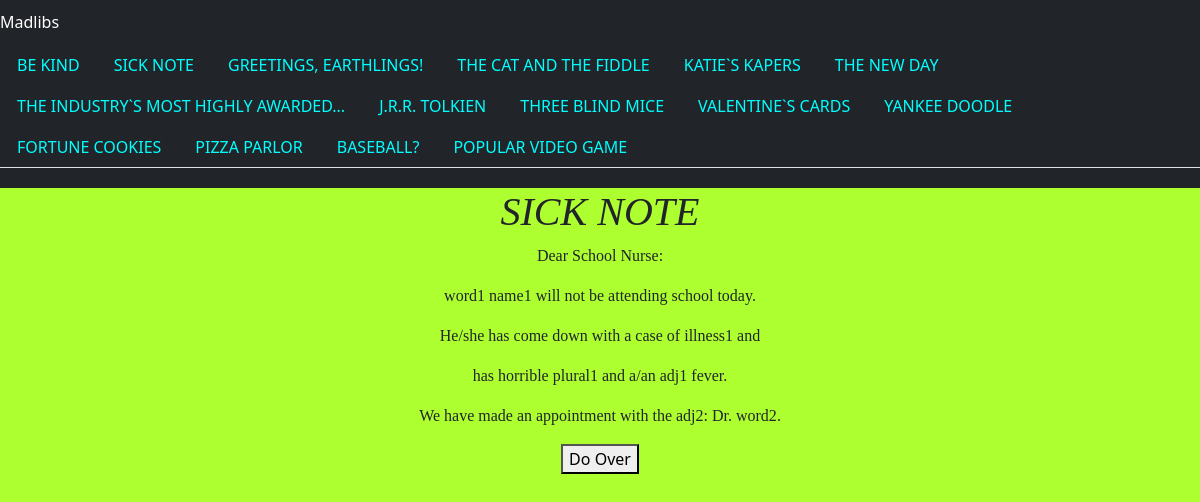
Page /MadLibDatabase/sick_note/ on the earlier database version.
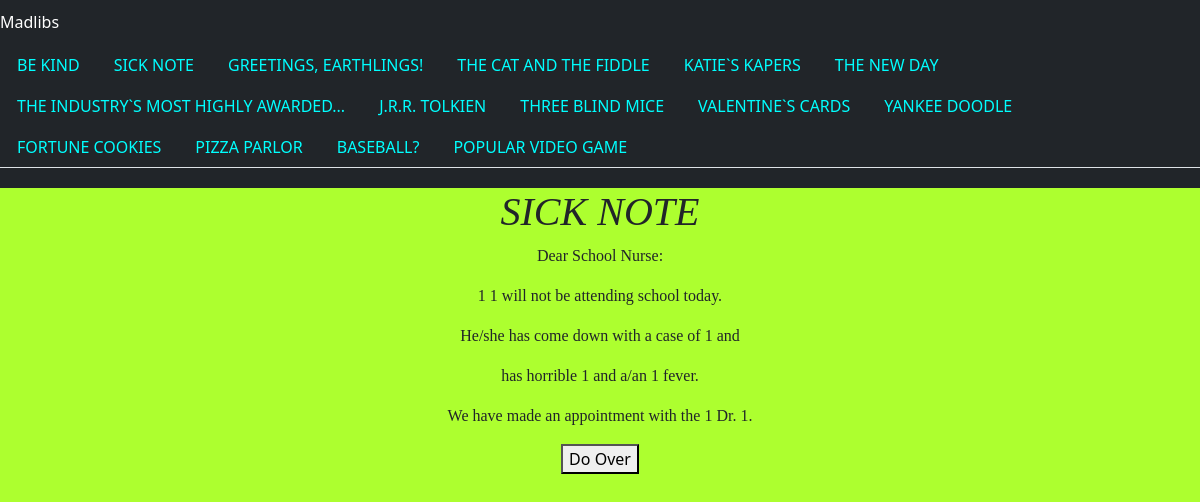
Same page on the later database version.
### MadlibDatabase/models.py (models this page shows)
class SickNote(models.Model):
    SickNote_word1 = models.CharField(max_length=200)
    SickNote_word2 = models.CharField(max_length=200)
    SickNote_name1 = models.CharField(max_length=200)
    SickNote_illness1 = models.CharField(max_length=200)
    SickNote_noun_plural1 = models.CharField(max_length=200)
    SickNote_adj1 = models.CharField(max_length=200)
    SickNote_adj2 = models.CharField(max_length=200)

### MadlibDatabase/views.py (the view)
# urls.py: path('sick_note/', views.sick_note, name="sick_note"),
def sick_note(request):
    sick_note_list = SickNote.objects.all()
    context = {
        'sick_note_list': sick_note_list,
    }
    return render(request, 'sick_note/madlibs.html', context)

### MadlibDatabase/templates/sick_note/madlibs.html (shortened to what this page needs)
{% extends 'base.html' %}
{% block body %}
    <h1>SICK NOTE</h1>
    {% with sick_note_list|first as first_object %}
        <p>Dear School Nurse:</p>
        <p>{{ first_object.SickNote_word1 }} {{ first_object.SickNote_name1 }} will not be attending school today.</p>
        <p>He/she has come down with a case of {{ first_object.SickNote_illness1 }} and</p>
        <p>has horrible {{ first_object.SickNote_noun_plural1 }} and a/an {{ first_object.SickNote_adj1 }} fever. </p>
        <p>We have made an appointment with the {{ first_object.SickNote_adj2 }} Dr. {{ first_object.SickNote_word2 }}.</p>
    {% endwith %}
    <a href="{% url 'sick_note_form' %}"><button type="reset">Do Over</button></a>
{% endblock %}

### MadlibDatabase/templates/base.html (shortened to what this page needs)
{% load static %}
<!doctype html>
<html lang="en">
<head>
        <link href="https://cdn.jsdelivr.net/npm/bootstrap@5.3.0-alpha1/dist/css/bootstrap.min.css" rel="stylesheet">
        <link rel="stylesheet" href="{% static 'madlibs/style.css' %}">
</head>
<body>
<nav class="navbar-nav navbar-dark bg-dark">
    <a href="{% url 'index' %}" class="navbar-brand">Madlibs</a>
    <div class="navbar-nav">
        <ul class="nav nav-tabs nav-stacked nav-condensed">
            <a href="{% url 'be_kind_form' %}" class="nav-item nav-link">BE KIND</a>
            <a href="{% url 'sick_note_form' %}" class="nav-item nav-link">SICK NOTE</a>
            <a href="{% url 'greetings_form' %}" class="nav-item nav-link">GREETINGS, EARTHLINGS!</a>
            <a href="{% url 'cat_fiddle_form' %}" class="nav-item nav-link">THE CAT AND THE FIDDLE</a>
            <a href="{% url 'katie_form' %}" class="nav-item nav-link">KATIE`S KAPERS</a>
            <a href="{% url 'new_day_form' %}" class="nav-item nav-link">THE NEW DAY</a>
            <a href="{% url 'industry_award_form' %}" class="nav-item nav-link">THE INDUSTRY`S MOST HIGHLY AWARDED...</a>
            <a href="{% url 'tolkien_form' %}" class="nav-item nav-link">J.R.R. TOLKIEN</a>
            <a href="{% url 'blind_mice_form' %}" class="nav-item nav-link">THREE BLIND MICE</a>
            <a href="{% url 'valentine_form' %}" class="nav-item nav-link">VALENTINE`S CARDS</a>
            <a href="{% url 'yankee_form' %}" class="nav-item nav-link">YANKEE DOODLE</a>
            <a href="{% url 'fortune_form' %}" class="nav-item nav-link">FORTUNE COOKIES</a>
            <a href="{% url 'pizza_form' %}" class="nav-item nav-link">PIZZA PARLOR</a>
            <a href="{% url 'baseball_form' %}" class="nav-item nav-link">BASEBALL?</a>
            <a href="{% url 'video_game_form' %}" class="nav-item nav-link">POPULAR VIDEO GAME</a>
        </ul>
    </div>
</nav>
{% block body %}
{% endblock %}
</body>
</html>

### MadlibDatabase/static/madlibs/style.css (style rules this page uses)
body { background-color: greenyellow; text-align: center; }
ul { display: table; margin: auto; }
h1 { font-family: "Bookman Old Style"; font-style: italic; }
p { font-family: "Comic Sans MS"; }
.nav-item { color: aqua; }
.navbar-nav { display: flex; text-align: left; padding-top: 10px; padding-bottom: 10px; }

Differences in the rows shown:
removed SickNote: SickNote_word1 "word1", SickNote_name1 "name1", SickNote_illness1 "illness1", SickNote_noun_plural1 "plural1", SickNote_adj1 "adj1", SickNote_adj2 "adj2:", SickNote_word2 "word2"
added SickNote: SickNote_word1 "1", SickNote_name1 "1", SickNote_illness1 "1", SickNote_noun_plural1 "1", SickNote_adj1 "1", SickNote_adj2 "1", SickNote_word2 "1"
